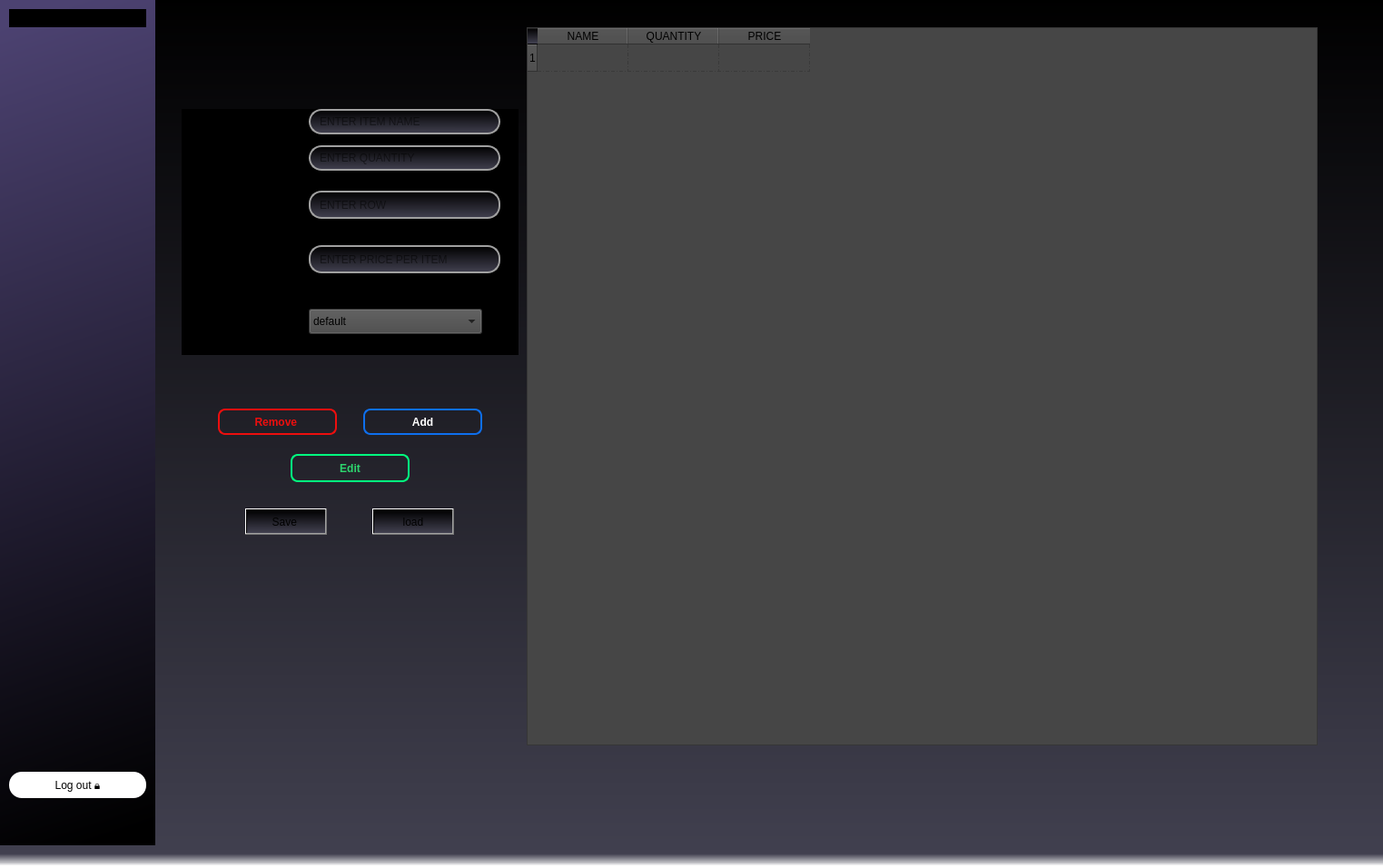
<?xml version="1.0" encoding="UTF-8"?>
<ui version="4.0">
 <class>MainWindow</class>
 <widget class="QMainWindow" name="MainWindow">
  <property name="geometry">
   <rect>
    <x>0</x>
    <y>0</y>
    <width>1523</width>
    <height>956</height>
   </rect>
  </property>
  <property name="cursor">
   <cursorShape>UpArrowCursor</cursorShape>
  </property>
  <property name="windowTitle">
   <string>MainWindow</string>
  </property>
  <property name="autoFillBackground">
   <bool>false</bool>
  </property>
  <property name="styleSheet">
   <string notr="true">
background-color: qlineargradient(spread:pad, x1:0.544318, y1:0, x2:0.54, y2:1, stop:0 rgba(0, 0, 0, 255), stop:0.985782 rgba(65, 64, 79, 255), stop:1 rgba(255, 255, 255, 255));</string>
  </property>
  <widget class="QWidget" name="centralwidget">
   <widget class="QLineEdit" name="nameEdit">
    <property name="geometry">
     <rect>
      <x>340</x>
      <y>120</y>
      <width>211</width>
      <height>28</height>
     </rect>
    </property>
    <property name="styleSheet">
     <string notr="true">QLineEdit {
    border: 2px solid #a0a0a0;
    border-radius: 14px;      /* Controls the corner roundness */
    padding: 4px 8px;        /* Keeps the text away from the borders */
     /* Keeps the background white */
}

/* Optional: Change border color when clicked/focused */
QLineEdit:focus {
    border: 2px solid #0078d4; 
}</string>
    </property>
    <property name="text">
     <string/>
    </property>
    <property name="placeholderText">
     <string>ENTER ITEM NAME</string>
    </property>
   </widget>
   <widget class="QLineEdit" name="quantityEdit">
    <property name="geometry">
     <rect>
      <x>340</x>
      <y>160</y>
      <width>211</width>
      <height>28</height>
     </rect>
    </property>
    <property name="focusPolicy">
     <enum>Qt::FocusPolicy::StrongFocus</enum>
    </property>
    <property name="toolTipDuration">
     <number>0</number>
    </property>
    <property name="styleSheet">
     <string notr="true">QLineEdit {
    border: 2px solid #a0a0a0;
    border-radius: 14px;      /* Controls the corner roundness */
    padding: 4px 8px;        /* Keeps the text away from the borders */
     /* Keeps the background white */
}

/* Optional: Change border color when clicked/focused */
QLineEdit:focus {
    border: 2px solid #0078d4; 
}</string>
    </property>
    <property name="placeholderText">
     <string>ENTER QUANTITY</string>
    </property>
   </widget>
   <widget class="QPushButton" name="addButton">
    <property name="geometry">
     <rect>
      <x>400</x>
      <y>450</y>
      <width>131</width>
      <height>29</height>
     </rect>
    </property>
    <property name="cursor">
     <cursorShape>PointingHandCursor</cursorShape>
    </property>
    <property name="styleSheet">
     <string notr="true">QPushButton {
    border: 2px solid #0e6fed;   /* Blue border */
    border-radius: 8px;          /* Matching corner roundness */
    padding: 4px 16px;           
    background-color: transparent; /* No background color */
    color: rgb(255, 255, 255);             /* Blue text */

    font-weight: bold;
}

/* Changes when the mouse hovers over it */
QPushButton:hover {
    background-color: #40fff9;   /* Very faint blue background hint */
	color: rgb(255, 255, 255);
    border-color: #005a9e;       /* Darker blue border *          /* Darker blue text */
	
}

/* Changes when clicked */
QPushButton:pressed {
    background-color: #deecf9;   /* Light blue fill only on click */
}</string>
    </property>
    <property name="text">
     <string>Add</string>
    </property>
    <property name="icon">
     <iconset theme="QIcon::ThemeIcon::DocumentSend"/>
    </property>
    <property name="autoRepeatDelay">
     <number>298</number>
    </property>
   </widget>
   <widget class="QPushButton" name="removeButton">
    <property name="geometry">
     <rect>
      <x>240</x>
      <y>450</y>
      <width>131</width>
      <height>29</height>
     </rect>
    </property>
    <property name="cursor">
     <cursorShape>PointingHandCursor</cursorShape>
    </property>
    <property name="focusPolicy">
     <enum>Qt::FocusPolicy::WheelFocus</enum>
    </property>
    <property name="toolTipDuration">
     <number>-4</number>
    </property>
    <property name="styleSheet">
     <string notr="true">QPushButton {
    border: 2px solid #ed0e0e;   /* Blue border */
    border-radius: 8px;          /* Matching corner roundness */
    padding: 4px 16px;           
    background-color: transparent; /* No background color */
    color: #ed0e0e;             /* Blue text */
    font-weight: bold;
}

/* Changes when the mouse hovers over it */
QPushButton:hover {
    background-color: #ed0e0e;   /* Very faint blue background hint */
    border-color: #005a9e;       /* Darker blue border */
    color: #005a9e;              /* Darker blue text */
}

/* Changes when clicked */
QPushButton:pressed {
    background-color: #deecf9;   /* Light blue fill only on click */
}</string>
    </property>
    <property name="text">
     <string>Remove </string>
    </property>
    <property name="icon">
     <iconset theme="QIcon::ThemeIcon::EditDelete"/>
    </property>
   </widget>
   <widget class="QTableWidget" name="tableWidget">
    <property name="geometry">
     <rect>
      <x>580</x>
      <y>30</y>
      <width>871</width>
      <height>791</height>
     </rect>
    </property>
    <property name="styleSheet">
     <string notr="true">background-color: rgb(70,70,70);</string>
    </property>
    <property name="gridStyle">
     <enum>Qt::PenStyle::DashDotLine</enum>
    </property>
    <property name="sortingEnabled">
     <bool>true</bool>
    </property>
    <row/>
    <column>
     <property name="text">
      <string>NAME</string>
     </property>
     <property name="icon">
      <iconset theme="QIcon::ThemeIcon::FolderOpen"/>
     </property>
    </column>
    <column>
     <property name="text">
      <string>QUANTITY</string>
     </property>
     <property name="background">
      <color>
       <red>0</red>
       <green>0</green>
       <blue>0</blue>
      </color>
     </property>
     <property name="icon">
      <iconset theme="QIcon::ThemeIcon::EditSelectAll"/>
     </property>
    </column>
    <column>
     <property name="text">
      <string>PRICE</string>
     </property>
    </column>
    <item row="0" column="0">
     <property name="text">
      <string/>
     </property>
    </item>
    <item row="0" column="1">
     <property name="text">
      <string/>
     </property>
    </item>
   </widget>
   <widget class="QLineEdit" name="rowEdit">
    <property name="geometry">
     <rect>
      <x>340</x>
      <y>210</y>
      <width>211</width>
      <height>31</height>
     </rect>
    </property>
    <property name="styleSheet">
     <string notr="true">QLineEdit {
    border: 2px solid #a0a0a0;
    border-radius: 14px;      /* Controls the corner roundness */
    padding: 4px 8px;        /* Keeps the text away from the borders */
     /* Keeps the background white */
}

/* Optional: Change border color when clicked/focused */
QLineEdit:focus {
    border: 2px solid #0078d4; 
}</string>
    </property>
    <property name="placeholderText">
     <string>ENTER ROW</string>
    </property>
   </widget>
   <widget class="QPushButton" name="editButton">
    <property name="geometry">
     <rect>
      <x>320</x>
      <y>500</y>
      <width>131</width>
      <height>31</height>
     </rect>
    </property>
    <property name="cursor">
     <cursorShape>PointingHandCursor</cursorShape>
    </property>
    <property name="styleSheet">
     <string notr="true">QPushButton {
    border: 2px solid rgb(0, 255, 127);   /* Blue border */
    border-radius: 8px;          /* Matching corner roundness */
    padding: 4px 16px;           
    background-color: transparent; /* No background color */
    color: #2dd66e;             /* Blue text */
    font-weight: bold;
}

/* Changes when the mouse hovers over it */
QPushButton:hover {
    background-color: #rgb(172, 255, 179);   /* Very faint blue background hint */
    border-color: #rgb(164, 255, 89);       /* Darker blue border *          /* Darker blue text */
	color: rgb(255, 255, 255);
}

/* Changes when clicked */
QPushButton:pressed {
    background-color: #deecf9;   /* Light blue fill only on click */
}</string>
    </property>
    <property name="text">
     <string>Edit</string>
    </property>
    <property name="icon">
     <iconset theme="QIcon::ThemeIcon::EditCut"/>
    </property>
   </widget>
   <widget class="QStackedWidget" name="stackedWidget">
    <property name="enabled">
     <bool>true</bool>
    </property>
    <property name="geometry">
     <rect>
      <x>0</x>
      <y>0</y>
      <width>171</width>
      <height>931</height>
     </rect>
    </property>
    <property name="cursor">
     <cursorShape>ArrowCursor</cursorShape>
    </property>
    <property name="focusPolicy">
     <enum>Qt::FocusPolicy::NoFocus</enum>
    </property>
    <property name="contextMenuPolicy">
     <enum>Qt::ContextMenuPolicy::DefaultContextMenu</enum>
    </property>
    <property name="autoFillBackground">
     <bool>false</bool>
    </property>
    <property name="styleSheet">
     <string notr="true">background-color: qlineargradient(spread:pad, x1:0.549829, y1:1, x2:0.488152, y2:0, stop:0 rgba(0, 0, 0, 255), stop:1 rgba(76, 66, 113, 255));</string>
    </property>
    <widget class="QWidget" name="stackedWidgetPage1">
     <widget class="QLabel" name="welcomeLabel">
      <property name="geometry">
       <rect>
        <x>10</x>
        <y>10</y>
        <width>151</width>
        <height>20</height>
       </rect>
      </property>
      <property name="contextMenuPolicy">
       <enum>Qt::ContextMenuPolicy::NoContextMenu</enum>
      </property>
      <property name="styleSheet">
       <string notr="true">background-color: rgb(0,0,0);</string>
      </property>
      <property name="text">
       <string>  Welcome</string>
      </property>
     </widget>
     <widget class="QPushButton" name="logoutButton">
      <property name="geometry">
       <rect>
        <x>10</x>
        <y>850</y>
        <width>151</width>
        <height>29</height>
       </rect>
      </property>
      <property name="styleSheet">
       <string notr="true">background-color: rgb(255, 255, 255);
color: rgb(0, 0, 0);
border-radius: 14px;</string>
      </property>
      <property name="text">
       <string>Log out 🔒</string>
      </property>
     </widget>
    </widget>
   </widget>
   <widget class="QLineEdit" name="priceEdit">
    <property name="geometry">
     <rect>
      <x>340</x>
      <y>270</y>
      <width>211</width>
      <height>31</height>
     </rect>
    </property>
    <property name="cursor">
     <cursorShape>IBeamCursor</cursorShape>
    </property>
    <property name="styleSheet">
     <string notr="true">QLineEdit {
    border: 2px solid #a0a0a0;
    border-radius: 14px;      /* Controls the corner roundness */
    padding: 4px 8px;        /* Keeps the text away from the borders */
     /* Keeps the background white */
}

/* Optional: Change border color when clicked/focused */
QLineEdit:focus {
    border: 2px solid #0078d4; 
}</string>
    </property>
    <property name="placeholderText">
     <string>ENTER PRICE PER ITEM</string>
    </property>
   </widget>
   <widget class="QComboBox" name="categoryEdit">
    <property name="geometry">
     <rect>
      <x>340</x>
      <y>340</y>
      <width>191</width>
      <height>28</height>
     </rect>
    </property>
    <property name="styleSheet">
     <string notr="true">
background-color: rgb(70,70,70)</string>
    </property>
    <item>
     <property name="text">
      <string>default</string>
     </property>
     <property name="icon">
      <iconset theme="QIcon::ThemeIcon::DocumentProperties"/>
     </property>
    </item>
   </widget>
   <widget class="QPushButton" name="saveButton">
    <property name="geometry">
     <rect>
      <x>270</x>
      <y>560</y>
      <width>90</width>
      <height>29</height>
     </rect>
    </property>
    <property name="text">
     <string>Save </string>
    </property>
   </widget>
   <widget class="QPushButton" name="loadButton">
    <property name="geometry">
     <rect>
      <x>410</x>
      <y>560</y>
      <width>90</width>
      <height>29</height>
     </rect>
    </property>
    <property name="text">
     <string>load</string>
    </property>
   </widget>
   <widget class="QWidget" name="widget" native="true">
    <property name="geometry">
     <rect>
      <x>200</x>
      <y>120</y>
      <width>371</width>
      <height>271</height>
     </rect>
    </property>
    <property name="styleSheet">
     <string notr="true">background-color: qlineargradient(spread:pad, x1:0.402611, y1:0.403, x2:1, y2:0.403318, stop:0.862559 rgba(0, 0, 0, 255));</string>
    </property>
    <widget class="QLabel" name="label_2">
     <property name="geometry">
      <rect>
       <x>30</x>
       <y>-10</y>
       <width>111</width>
       <height>51</height>
      </rect>
     </property>
     <property name="text">
      <string>ITEM_NAME:</string>
     </property>
    </widget>
    <widget class="QLabel" name="label_3">
     <property name="geometry">
      <rect>
       <x>30</x>
       <y>40</y>
       <width>111</width>
       <height>51</height>
      </rect>
     </property>
     <property name="styleSheet">
      <string notr="true"/>
     </property>
     <property name="text">
      <string>Quantity:</string>
     </property>
     <property name="scaledContents">
      <bool>false</bool>
     </property>
    </widget>
    <widget class="QLabel" name="label_4">
     <property name="geometry">
      <rect>
       <x>40</x>
       <y>90</y>
       <width>63</width>
       <height>21</height>
      </rect>
     </property>
     <property name="text">
      <string> Row :</string>
     </property>
    </widget>
    <widget class="QLabel" name="label_5">
     <property name="geometry">
      <rect>
       <x>50</x>
       <y>150</y>
       <width>63</width>
       <height>21</height>
      </rect>
     </property>
     <property name="text">
      <string>Price :</string>
     </property>
    </widget>
    <widget class="QLabel" name="label_6">
     <property name="geometry">
      <rect>
       <x>50</x>
       <y>220</y>
       <width>63</width>
       <height>21</height>
      </rect>
     </property>
     <property name="text">
      <string>Category:</string>
     </property>
    </widget>
   </widget>
   <zorder>widget</zorder>
   <zorder>nameEdit</zorder>
   <zorder>quantityEdit</zorder>
   <zorder>addButton</zorder>
   <zorder>removeButton</zorder>
   <zorder>tableWidget</zorder>
   <zorder>rowEdit</zorder>
   <zorder>editButton</zorder>
   <zorder>stackedWidget</zorder>
   <zorder>priceEdit</zorder>
   <zorder>categoryEdit</zorder>
   <zorder>saveButton</zorder>
   <zorder>loadButton</zorder>
  </widget>
 </widget>
 <resources/>
 <connections/>
</ui>
